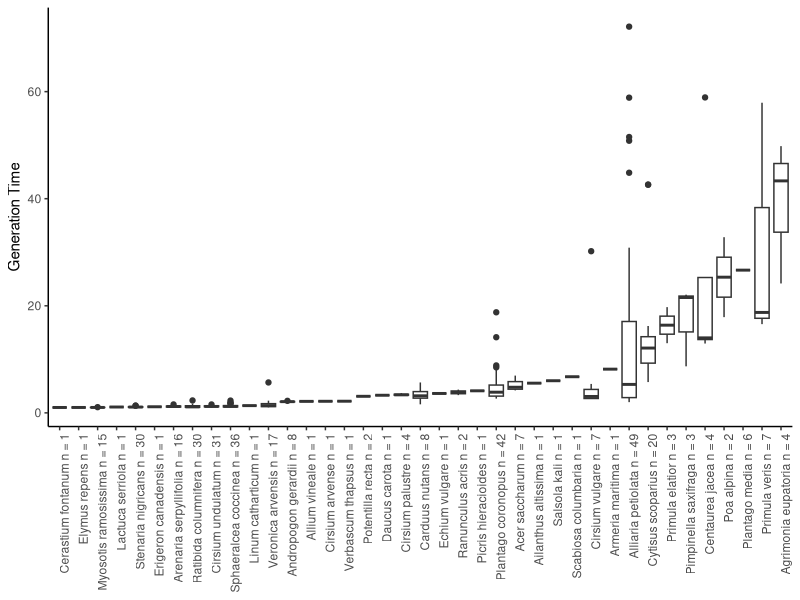
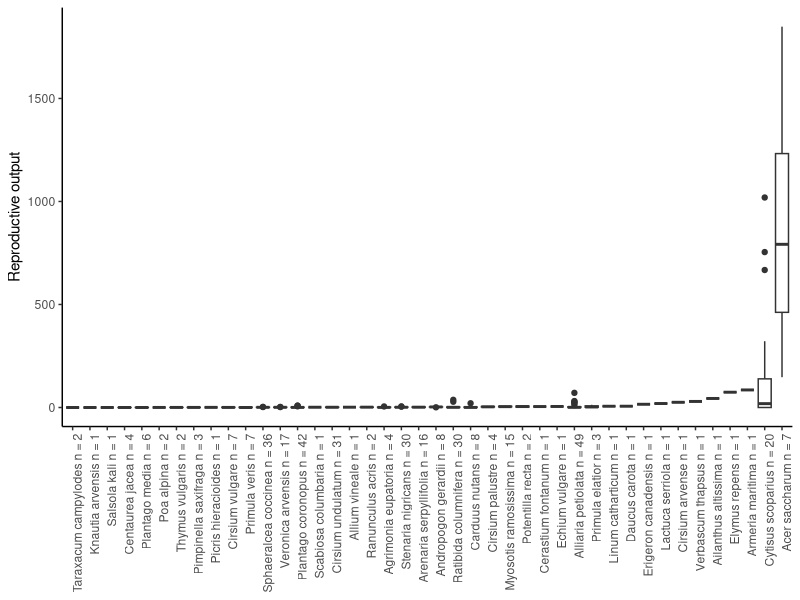
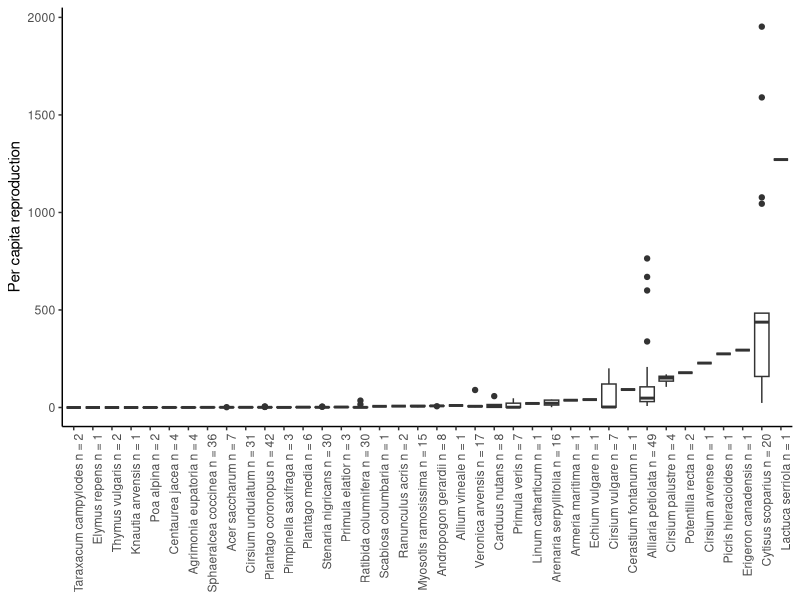
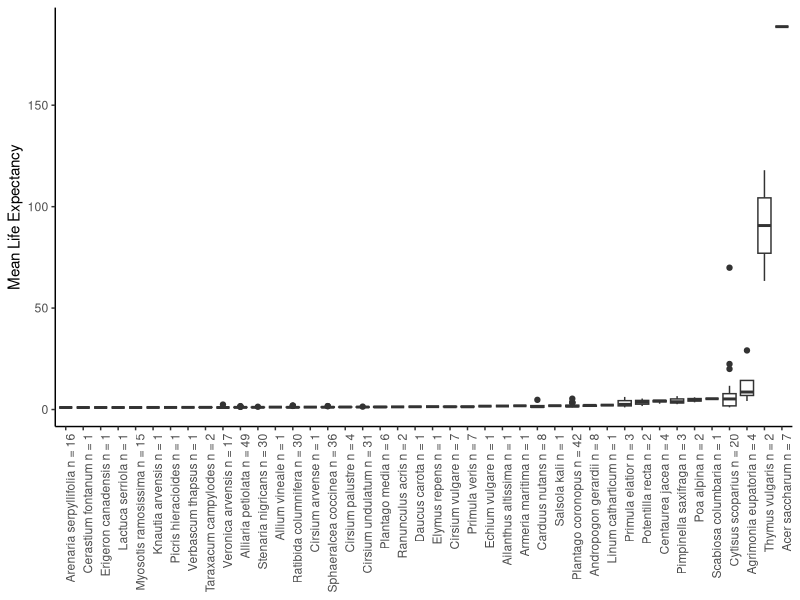
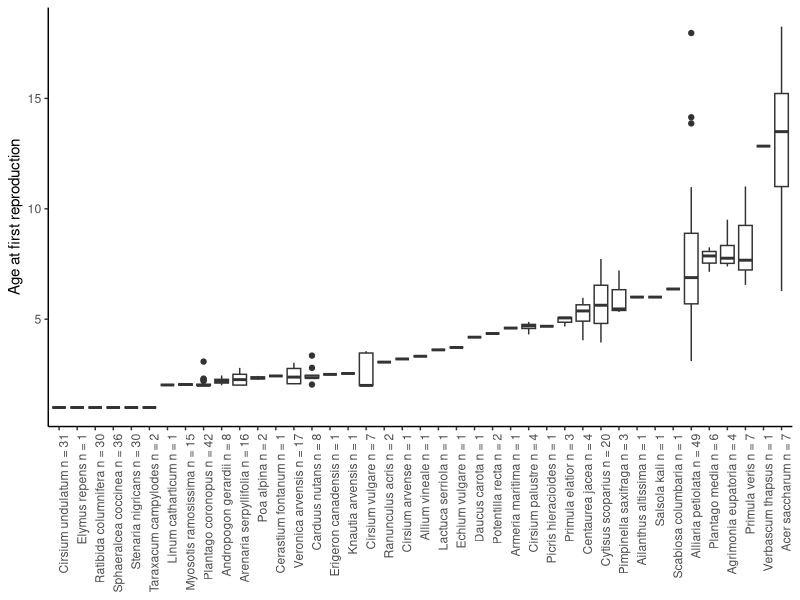
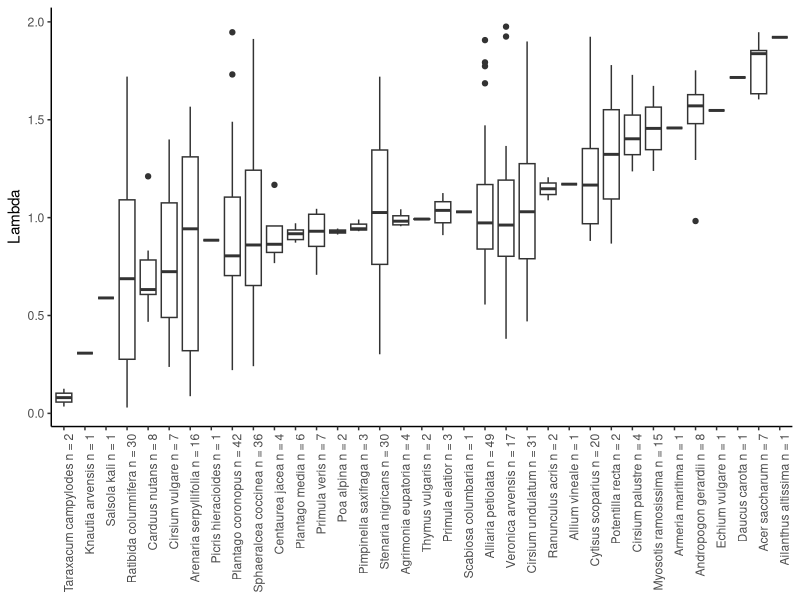
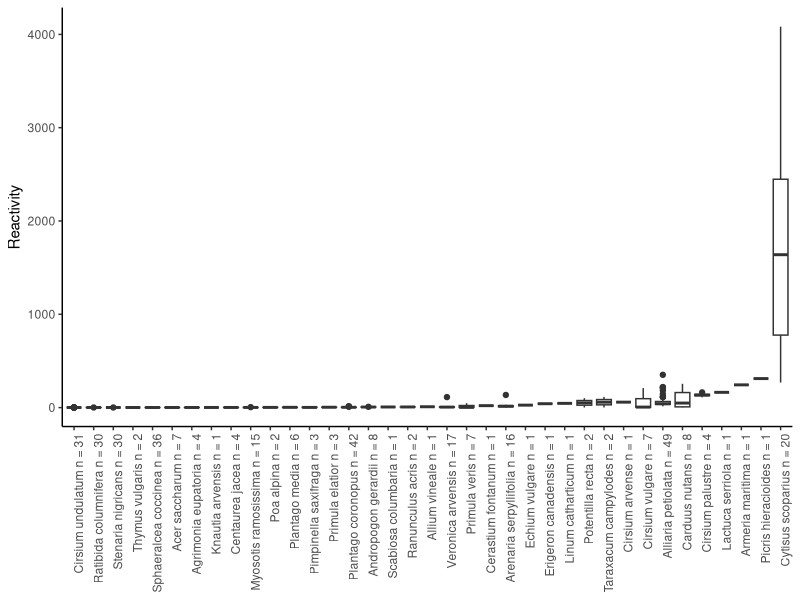
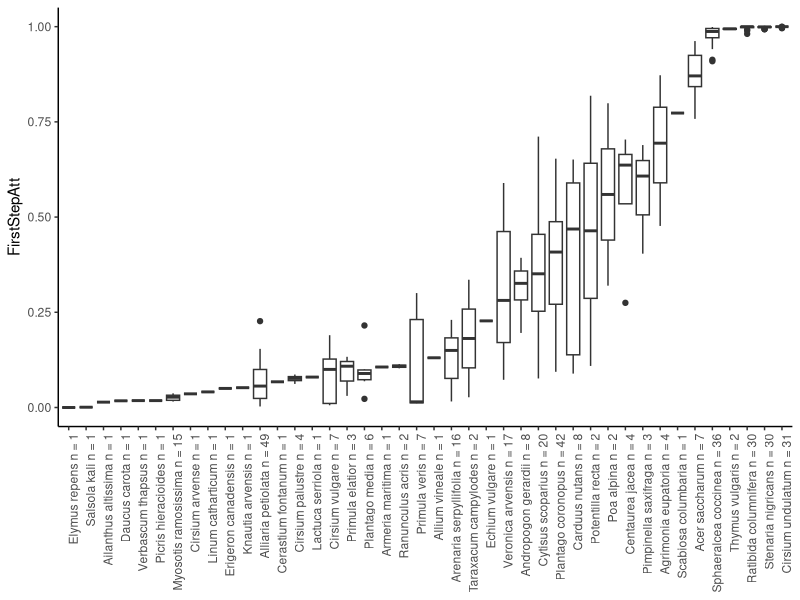

Recreate these plots in R, in order.
# R Thornley
# 30/08/2025
# Visualisation of the demographic metrics

library(tidyverse)
library(ggpubr)

################################################################################
# LOAD DATA AND TIDY
################################################################################

# Load demography variables and find the mean and SE of each Taxon and trait
demo <- read_csv("results/all_COMPADRE_metrics.csv") %>% 
  filter(DRAGNet == TRUE) %>% 
  rename("Taxon" = "SpeciesAccepted", "Demo_trait" = "demo_var", "Demo_value" = "value") %>%
  mutate(Taxon = str_replace_all(Taxon, " ", "_")) %>%
  select(Taxon, Demo_trait, Demo_value) %>%
  group_by(Taxon, Demo_trait) %>%
  mutate(Sample_size = n(),
         s = sd(Demo_value, na.rm = TRUE),
         se = s/sqrt(Sample_size),
         Demo_value_mean = mean(Demo_value, na.rm = TRUE),
         Demo_value_log = log(Demo_value),
         Taxon_label = str_replace_all(Taxon, "_", " "),
         Taxon_label = paste0(Taxon_label, " n = ", Sample_size))

# list the demography traits we are dealng with
print(unique(demo$Demo_trait))
# 1) "T_generation"    
# 2) "R0"              
# 3) "percapita_repro" 
# 4) "Lmean"           
# 5) "age_repro"       
# 6) "Lambda"         
# 7) "Reactivity"      
# 8) "FirstStepAtt"    
# 9) "Lmax"  

# see if there are zero values in this data set
demo %>%
  group_by(Demo_trait, Taxon) %>%
  summarise(n_total = n(), n_zeros = sum(Demo_value == 0, na.rm = TRUE),
            prop_zeros = mean(Demo_value == 0, na.rm = TRUE)) %>%
  filter(n_zeros > 0)
# there are a couple
demo %>% filter(Demo_value == 0)

################################################################################
# BOXPLOTS SHOWING SPREAD OF DATA FOR EACH OF THE DEMO VARS
################################################################################

# "T_generation"   
p1 <-  
  demo %>%
  filter(Demo_trait == "T_generation") %>%
  drop_na(Demo_value) %>%
  ggplot(aes(reorder(Taxon_label, Demo_value_mean), Demo_value))+
  geom_boxplot()+
  theme_classic()+
  theme(axis.text.x = element_text(angle = 90, hjust = 1),
        axis.title.x = element_blank()) +
  ylab("Generation Time")
p1
# ggsave("figures/T_generation_boxplot.jpeg", p1, height = 5, width = 6)

# "R0" 
p2 <-  
  demo %>%
  filter(Demo_trait == "R0") %>%
  drop_na(Demo_value) %>%
  ggplot(aes(reorder(Taxon_label, Demo_value_mean), Demo_value))+
  geom_boxplot()+
  theme_classic()+
  theme(axis.text.x = element_text(angle = 90, hjust = 1),
        axis.title.x = element_blank()) +
  ylab("Reproductive output")
p2
# ggsave("figures/Reproductive_rate_boxplot.jpeg", p2, height = 5, width = 6)

# "percapita_repro" 
p3 <-  
  demo %>%
  filter(Demo_trait == "percapita_repro") %>%
  drop_na(Demo_value) %>%
  ggplot(aes(reorder(Taxon_label, Demo_value_mean), Demo_value))+
  geom_boxplot()+
  theme_classic()+
  theme(axis.text.x = element_text(angle = 90, hjust = 1),
        axis.title.x = element_blank()) +
  ylab("Per capita reproduction")
p3
# ggsave("figures/Percapita_reproduction_boxplot.jpeg", p3, height = 5, width = 6)

# Lmean
p4 <-  
  demo %>%
  filter(Demo_trait == "Lmean") %>%
  drop_na(Demo_value) %>%
  ggplot(aes(reorder(Taxon_label, Demo_value_mean), Demo_value))+
  geom_boxplot()+
  theme_classic()+
  theme(axis.text.x = element_text(angle = 90, hjust = 1),
        axis.title.x = element_blank()) +
  ylab("Mean Life Expectancy")
p4
# ggsave("figures/Mean_life_expectancy_boxplot.jpeg", p4, height = 5, width = 6)

# "age_repro"
demo$Demo_trait
p5 <-  
  demo %>%
  filter(Demo_trait == "age_repro") %>%
  drop_na(Demo_value) %>%
  ggplot(aes(reorder(Taxon_label, Demo_value_mean), Demo_value))+
  geom_boxplot()+
  theme_classic()+
  theme(axis.text.x = element_text(angle = 90, hjust = 1),
        axis.title.x = element_blank()) +
  ylab("Age at first reproduction")
p5
# ggsave("figures/Reproductive_output_boxplot.jpeg", p5, height = 5, width = 6)

# "Lambda"   
p6 <- 
  demo %>%
  filter(Demo_trait == "Lambda") %>%
  drop_na(Demo_value) %>%
  ggplot(aes(reorder(Taxon_label, Demo_value_mean), Demo_value))+
  geom_boxplot()+
  theme_classic()+
  theme(axis.text.x = element_text(angle = 90, hjust = 1),
        axis.title.x = element_blank()) +
  ylab("Lambda")
p6
# ggsave("figures/Lambda_boxplot.jpeg", p6, height = 5, width = 6)

# "Reactivity"    
p7 <- 
  demo %>%
  filter(Demo_trait == "Reactivity") %>%
  drop_na(Demo_value) %>%
  ggplot(aes(reorder(Taxon_label, Demo_value_mean), Demo_value))+
  geom_boxplot()+
  theme_classic()+
  theme(axis.text.x = element_text(angle = 90, hjust = 1),
        axis.title.x = element_blank()) +
  ylab("Reactivity")
p7
# ggsave("figures/Reactivity_boxplot.jpeg", p7, height = 5, width = 6)

#  "FirstStepAtt"   
p8 <- 
  demo %>%
  filter(Demo_trait == "FirstStepAtt") %>%
  drop_na(Demo_value) %>%
  ggplot(aes(reorder(Taxon_label, Demo_value_mean), Demo_value))+
  geom_boxplot()+
  theme_classic()+
  theme(axis.text.x = element_text(angle = 90, hjust = 1),
        axis.title.x = element_blank()) +
  ylab("FirstStepAtt")
p8
# ggsave("figures/FirstStepAtt_boxplot.jpeg", p8, height = 5, width = 6)

# "Lmax" 
p9 <- 
  demo %>%
  filter(Demo_trait == "Lmax") %>%
  drop_na(Demo_value) %>%
  ggplot(aes(reorder(Taxon_label, Demo_value_mean), Demo_value))+
  geom_boxplot()+
  theme_classic()+
  theme(axis.text.x = element_text(angle = 90, hjust = 1),
        axis.title.x = element_blank()) +
  ylab("Maximum Life Expectancy")
p9
# ggsave("figures/Maximum_life_expectancy_boxplot.jpeg", p9, height = 5, width = 6)

combined <- ggarrange(p1, p2, p3, p4, p5, p6, p7, p8, p9,
                      ncol = 3, nrow = 3,
                      common.legend = FALSE)

combined <- annotate_figure(
  combined,
  bottom = text_grob("Taxon", color = "black", face = "bold", size = 14),
  left = text_grob("Demographic Metric", color = "black", face = "bold", size = 14, rot = 90)
)
combined
# ggsave("figures/all_demo_metrics_boxplots.jpeg", combined, height = 18, width = 12)

################################################################################
# BOXPLOTS: VISUALISE THE VALUES LOGGED
################################################################################

# "T_generation"   
p1_again <-  
  demo %>%
  filter(Demo_trait == "T_generation") %>%
  drop_na(Demo_value) %>%
  ggplot(aes(reorder(Taxon_label, Demo_value_mean), Demo_value_log))+
  geom_boxplot()+
  theme_classic()+
  theme(axis.text.x = element_text(angle = 90, hjust = 1),
        axis.title.x = element_blank()) +
  ylab("Generation Time")
p1_again
# ggsave("figures/T_generation_boxplot.jpeg", p1, height = 5, width = 6)

# "R0" 
p2_again <-  
  demo %>%
  filter(Demo_trait == "R0") %>%
  drop_na(Demo_value) %>%
  ggplot(aes(reorder(Taxon_label, Demo_value_mean), Demo_value_log))+
  geom_boxplot()+
  theme_classic()+
  theme(axis.text.x = element_text(angle = 90, hjust = 1),
        axis.title.x = element_blank()) +
  ylab("Reproductive output (log)")
p2_again

# "percapita repro"
p3_again <-  
  demo %>%
  filter(Demo_trait == "percapita_repro") %>%
  drop_na(Demo_value) %>%
  ggplot(aes(reorder(Taxon_label, Demo_value_mean), Demo_value_log))+
  geom_boxplot()+
  theme_classic()+
  theme(axis.text.x = element_text(angle = 90, hjust = 1),
        axis.title.x = element_blank()) +
  ylab("Per capita reproduction")
p3_again

# "Lmean"
p4_again <-  
  demo %>%
  filter(Demo_trait == "Lmean") %>%
  drop_na(Demo_value) %>%
  ggplot(aes(reorder(Taxon_label, Demo_value_mean), Demo_value_log))+
  geom_boxplot()+
  theme_classic()+
  theme(axis.text.x = element_text(angle = 90, hjust = 1),
        axis.title.x = element_blank()) +
  ylab("Mean Life Expectancy (log)")
p4_again

# "age_repro"
p5_again <-  
  demo %>%
  filter(Demo_trait == "age_repro") %>%
  drop_na(Demo_value) %>%
  ggplot(aes(reorder(Taxon_label, Demo_value_mean), Demo_value_log))+
  geom_boxplot()+
  theme_classic()+
  theme(axis.text.x = element_text(angle = 90, hjust = 1),
        axis.title.x = element_blank()) +
  ylab("Age at first reproduction")
p5_again
# ggsave("figures/Reproductive_output_boxplot.jpeg", p5, height = 5, width = 6)

# "Lambda"   
p6_again <- 
  demo %>%
  filter(Demo_trait == "Lambda") %>%
  drop_na(Demo_value) %>%
  ggplot(aes(reorder(Taxon_label, Demo_value_mean), Demo_value_log))+
  geom_boxplot()+
  theme_classic()+
  theme(axis.text.x = element_text(angle = 90, hjust = 1),
        axis.title.x = element_blank()) +
  ylab("Lambda")
p6_again
# ggsave("figures/Lambda_boxplot.jpeg", p6, height = 5, width = 6)

# "Reactivity"    
p7_again <- 
  demo %>%
  filter(Demo_trait == "Reactivity") %>%
  drop_na(Demo_value) %>%
  ggplot(aes(reorder(Taxon_label, Demo_value_mean), Demo_value_log))+
  geom_boxplot()+
  theme_classic()+
  theme(axis.text.x = element_text(angle = 90, hjust = 1),
        axis.title.x = element_blank()) +
  ylab("Reactivity (log)")
p7_again

#  "FirstStepAtt"   
p8_again <- 
  demo %>%
  filter(Demo_trait == "FirstStepAtt") %>%
  drop_na(Demo_value) %>%
  ggplot(aes(reorder(Taxon_label, Demo_value_mean), Demo_value_log))+
  geom_boxplot()+
  theme_classic()+
  theme(axis.text.x = element_text(angle = 90, hjust = 1),
        axis.title.x = element_blank()) +
  ylab("FirstStepAtt")
p8_again

# "Lmax"
p9_again <- 
  demo %>%
  filter(Demo_trait == "Lmax") %>%
  drop_na(Demo_value) %>%
  ggplot(aes(reorder(Taxon_label, Demo_value_mean), Demo_value_log))+
  geom_boxplot()+
  theme_classic()+
  theme(axis.text.x = element_text(angle = 90, hjust = 1),
        axis.title.x = element_blank()) +
  ylab("Maximum Life Expectancy (log)")
p9_again


# Combine the logged and no-logged plots 
# NOTE (may need to re-order and rename these)
combined <- ggarrange(p1_again, p2_again, p3_again, p4_again, 
                      p5_again, p6_again, p7_again, p8_again, p9_again,
                      ncol = 3, nrow = 3,
                      common.legend = FALSE)

combined <- annotate_figure(
  combined,
  bottom = text_grob("Taxon", color = "black", face = "bold", size = 14),
  left = text_grob("Demographic Metric", color = "black", face = "bold", size = 14, rot = 90)
)
combined
ggsave("figures/all_demo_metrics_logged_boxplots.jpeg", combined, height = 18, width = 12)


################################################################################
# HISTOGRAMS OF MEAN DEMO VARIABLES
################################################################################

# take the mean of the non-logged values
demo$Demo_value_mean
small_demo <- 
  demo %>% 
  select(Taxon, Demo_trait, Demo_value_mean) %>%
  filter(!is.infinite(Demo_value_mean)) %>%
  group_by(Taxon, Demo_trait) %>% 
  summarise(Demo_value_mean = mean(Demo_value_mean, na.rm = TRUE), .groups = "drop") %>%
  drop_na()

# Non-transformed mean values
Means_density <-  
  small_demo %>%
  ggplot(aes(Demo_value_mean))+
  geom_density()+
  theme_classic()+
  facet_wrap(~Demo_trait, scales = "free")+
  ggtitle("Density of Demo var Means")
Means_density
# ggsave("figures/Non_transformed_means_demo_vars_density.jpeg", Means_density, height = 5, width = 6)

# take the mean of the logged values
small_demo <- 
  demo %>% 
  select(Taxon, Demo_trait, Demo_value_log) %>%
  filter(!is.infinite(Demo_value_log)) %>%
  group_by(Taxon, Demo_trait) %>% 
  summarise(Demo_value_log_mean = mean(Demo_value_log, na.rm = TRUE), .groups = "drop") %>%
  drop_na()

# Logged mean values
Logged_means_density <-  
  small_demo %>%
  ggplot(aes(Demo_value_log_mean))+
  geom_density()+
  theme_classic()+
  facet_wrap(~Demo_trait, scales = "free")+
  ggtitle("Density of Demo var Logged Means")
Logged_means_density
# ggsave("figures/Logged_means_demo_vars_density.jpeg", Logged_means_density, height = 5, width = 6)

################################################################################
# NUMBER OF ZEROS IN DATA FOR MODEL SUITABILITY
################################################################################

# Do some of the demography variables have a lot of zeros
# There are no zeros in the means
names(demo)
demo %>% group_by(Demo_trait) %>% 
  summarise(n_total = n(),
  n_zeros = sum(Demo_value_mean == 0, na.rm = TRUE),
  prop_zeros = mean(Demo_value_mean == 0, na.rm = TRUE))
  